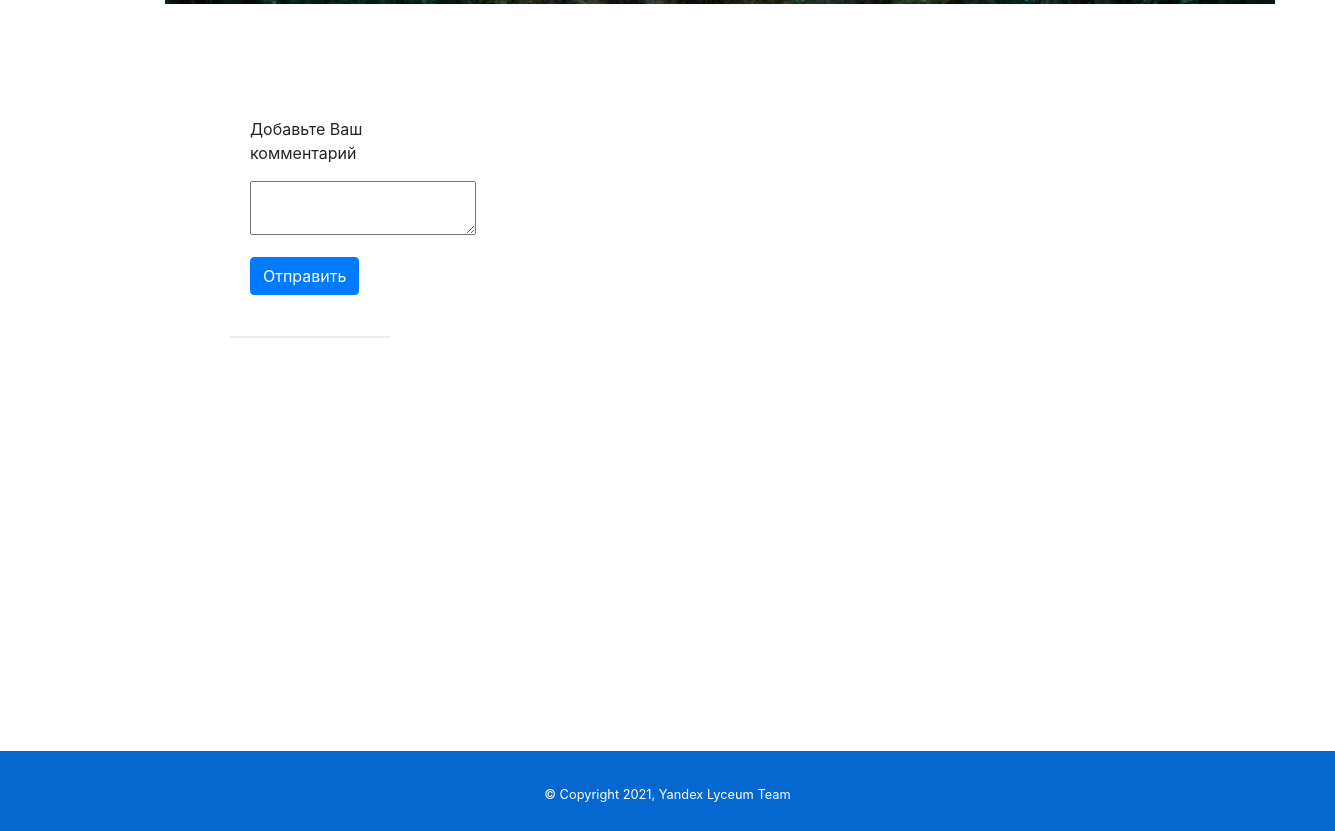
The app's page /film-info?id=1 (lower part), older data.
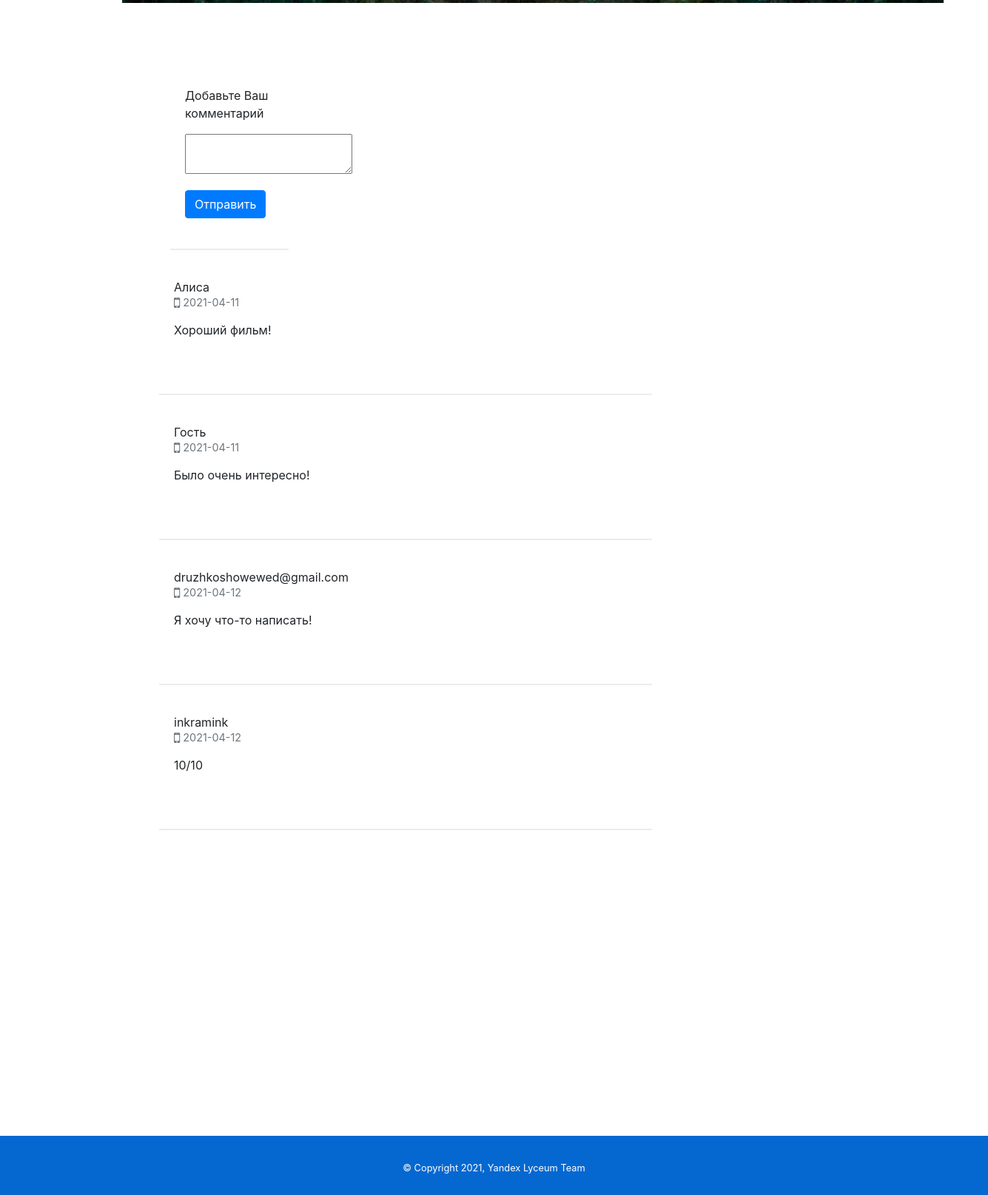
The same page, newer data.
### data/review.py (models this page shows)
class Review(SqlAlchemyBase):
    __tablename__ = 'comms'
    id = sqlalchemy.Column(sqlalchemy.Integer, primary_key=True, autoincrement=True)
    name = sqlalchemy.Column(sqlalchemy.String, nullable=False)
    date = sqlalchemy.Column(sqlalchemy.Text, nullable=False)
    comment = sqlalchemy.Column(sqlalchemy.Text, nullable=False)
    film_id = sqlalchemy.Column(sqlalchemy.Integer, nullable=False)

### main.py (the view, shortened to what this page needs)
@app.route('/film-info', methods=['GET', 'POST'])
def film_info():
    form = ReviewForm()
    db_sess = db_session.create_session()
    film_id = request.args.get('id')
    reviews = db_sess.query(Review).filter_by(film_id=film_id).all()
    result = db_sess.query(Films).all()[int(film_id) - 1]
    return render_template('film_info.html', result=result, reviews=reviews, form=form)

### forms/write_comment.py
class ReviewForm(FlaskForm):
    comment = TextAreaField('Оставьте отзыв', validators=[DataRequired()])
    submit = SubmitField('Отправить')

### data/db_session.py (called while the page is built)
def create_session() -> Session:
    global __factory
    return __factory()

### templates/film_info.html (shortened to what this page needs)
{% extends "base.html" %}
{% block content %}
<link rel="stylesheet" href="https://cdnjs.cloudflare.com/ajax/libs/font-awesome/4.7.0/css/font-awesome.min.css" />
<link href="{{ url_for('static', filename='css/comment_section_style.css') }}" rel='stylesheet'>
<br><br><br>
<section class="container">
<div class="row">
<form action="" method="post">
<div class="col-md-12">
<div class="panel" style='width:60%;'>
 <div class="panel-body">
    <p>Добавьте Ваш комментарий</p>
    <p placeholder="Добавьте Ваш комментарий">{{ form.comment }}</p>
    <p >{{ form.submit(type="submit", class="btn btn-primary") }}</p>
 </div>
 </div>
</div>
</form>
</div>
{% for i in reviews %}
<div class="row">
    <div class="panel">
        <div class="panel-body">
            <div class="media-block">
                <div class="media-body">
                    <div class="mar-btm">
                        <a class="btn-link text-semibold media-heading box-inline">{{i.name}}</a>
                        <p class="text-muted text-sm"><i class="fa fa-mobile fa-lg"></i>   {{i.date}}</p>
                    </div>
                        <p>{{i.comment}}</p>
                    <div class="pad-ver">
                    </div>
                </div>
            </div>
        </div>
    </div>
</div>
{% endfor %}
</section>
{% endblock %}

### templates/base.html (shortened to what this page needs)
<!doctype html>
<html lang="en">
<head>
    <link rel="stylesheet"
          href="https://stackpath.bootstrapcdn.com/bootstrap/4.4.1/css/bootstrap.min.css"
>
          <link href="{{ url_for('static', filename='css/style.css') }}" rel='stylesheet'>
</head>
<body>
<main role="main" class="container">
        {% block content %}{% endblock %}
</main>
<footer>
    <small class='copyright'>&copy; Copyright 2021, Yandex Lyceum Team</small>
</footer>
</body>
</html>

### static/css/style.css (style rules this page uses)
main { margin-top: 3%; margin-bottom: 30%; position: relative; }
.container { flex-flow: wrap; margin-left: 180px; }
footer { padding: 30px; height: 80px; width: 100%; position: sticky; background-color: #0568d1; color: white; text-align: center; }
.copyright { text-align: center; }

### static/css/comment_section_style.css (style rules this page uses)
.container { margin-left: 100px; }
.panel { box-shadow: 0 2px 0 rgba(0,0,0,0.075); border-radius: 0; border: 0; margin-bottom: 15px; width: 60% !important; }
.panel .panel-footer, .panel>:last-child { border-bottom-left-radius: 0; border-bottom-right-radius: 0; }
.panel .panel-heading, .panel>:first-child { border-top-left-radius: 0; border-top-right-radius: 0; }
.panel-body { padding: 25px 20px; }
.media-block .media-body { display: block; overflow: hidden; width: auto }
.text-muted, a.text-muted:hover, a.text-muted:focus { color: #acacac; }
.text-sm { font-size: 0.9em; }
.text-5x, .text-4x, .text-5x, .text-2x, .text-lg, .text-sm, .text-xs { line-height: 1.25; }

Row changes from the older to the newer data that the page shows:
added Review: name "Алиса", date "2021-04-11", comment "Хороший фильм!"
added Review: name "Гость", date "2021-04-11", comment "Было очень интересно!"
added Review: name "druzhkoshowewed@gmail.com", date "2021-04-12", comment "Я хочу что-то написать!"
added Review: name "inkramink", date "2021-04-12", comment "10/10"
